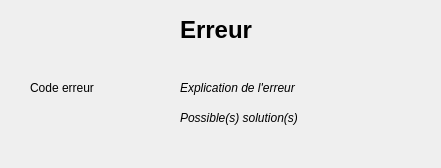
<?xml version="1.0" encoding="UTF-8"?>
<ui version="4.0">
 <class>Dialog</class>
 <widget class="QDialog" name="Dialog">
  <property name="geometry">
   <rect>
    <x>0</x>
    <y>0</y>
    <width>441</width>
    <height>168</height>
   </rect>
  </property>
  <property name="windowTitle">
   <string>Dialog</string>
  </property>
  <widget class="QLabel" name="label">
   <property name="geometry">
    <rect>
     <x>180</x>
     <y>10</y>
     <width>91</width>
     <height>41</height>
    </rect>
   </property>
   <property name="text">
    <string>&lt;h1&gt;Erreur &lt;/h1&gt;</string>
   </property>
  </widget>
  <widget class="QLabel" name="label_2">
   <property name="geometry">
    <rect>
     <x>30</x>
     <y>80</y>
     <width>81</width>
     <height>16</height>
    </rect>
   </property>
   <property name="text">
    <string>Code erreur</string>
   </property>
  </widget>
  <widget class="QLabel" name="label_3">
   <property name="geometry">
    <rect>
     <x>180</x>
     <y>80</y>
     <width>231</width>
     <height>16</height>
    </rect>
   </property>
   <property name="text">
    <string>&lt;i&gt;Explication de l'erreur &lt;/i&gt;</string>
   </property>
  </widget>
  <widget class="QLabel" name="label_4">
   <property name="geometry">
    <rect>
     <x>180</x>
     <y>110</y>
     <width>141</width>
     <height>16</height>
    </rect>
   </property>
   <property name="text">
    <string>&lt;i&gt;Possible(s) solution(s)&lt;/i&gt;</string>
   </property>
  </widget>
 </widget>
 <resources/>
 <connections/>
</ui>
